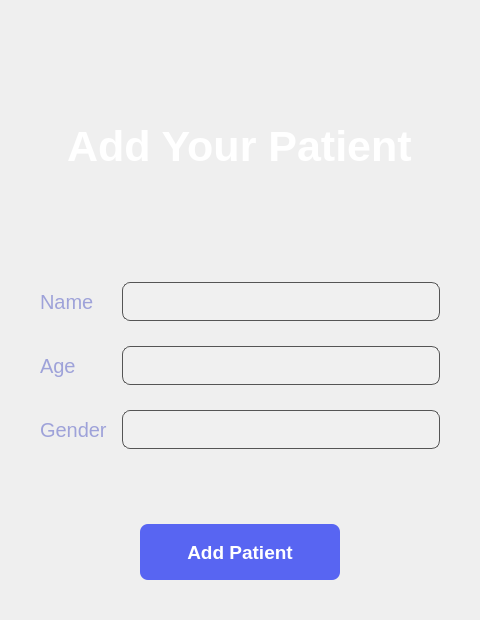
<?xml version="1.0" encoding="UTF-8"?>
<ui version="4.0">
 <class>Dialog</class>
 <widget class="QDialog" name="Dialog">
  <property name="geometry">
   <rect>
    <x>0</x>
    <y>0</y>
    <width>480</width>
    <height>620</height>
   </rect>
  </property>
  <property name="windowTitle">
   <string>Dialog</string>
  </property>

  <!-- 🎨 Same Gradient & Style as Login -->
  <property name="styleSheet">
   <string notr="true">
     QDialog {
       background: qlineargradient(
         spread:pad,
         x1:0, y1:0,
         x2:0, y2:1,
         stop:0 #3a3a3a,
         stop:1 #0e0e0e
       );
     }

     QLabel {
       color: #ffffff;
       font-size: 15pt;
     }

     QLineEdit {
       background-color: rgba(255,255,255,0.08);
       color: #f5f5f5;
       font-size: 14pt;
       border: 1px solid #555;
       border-radius: 8px;
       padding: 6px 10px;
     }
     QLineEdit:focus {
       border: 1px solid #43b581;
       background-color: rgba(255,255,255,0.12);
     }

     QPushButton {
       background-color: #5865f2;
       color: #ffffff;
       font-size: 14pt;
       font-weight: bold;
       border: none;
       border-radius: 8px;
       padding: 10px;
       min-height: 36px;
     }
     QPushButton:hover {
       background-color: #4752c4;
     }

     QPushButton#signupbutton {
       background-color: #43b581;
       font-weight: bold;
     }
     QPushButton#signupbutton:hover {
       background-color: #3aa374;
     }

     QLabel#label_2,
     QLabel#label_3,
     QLabel#label_4 {
       color:rgb(158, 162, 217);;
     }
   </string>
  </property>

  <layout class="QVBoxLayout" name="mainLayout">
   <property name="spacing"><number>30</number></property>
   <property name="margin"><number>40</number></property>

   <!-- Title -->
   <item alignment="Qt::AlignHCenter">
    <widget class="QLabel" name="label">
     <property name="styleSheet">
      <string notr="true">font-size:32pt; font-weight:bold; color:#ffffff;</string>
     </property>
     <property name="text">
      <string>Add Your Patient</string>
     </property>
    </widget>
   </item>

   <!-- Form Fields -->
   <item>
    <layout class="QFormLayout" name="formLayout">
     <property name="horizontalSpacing"><number>15</number></property>
     <property name="verticalSpacing"><number>25</number></property>

     <!-- Name -->
     <item row="0" column="0">
      <widget class="QLabel" name="label_2">
       <property name="text"><string>Name</string></property>
      </widget>
     </item>
     <item row="0" column="1">
      <widget class="QLineEdit" name="name"/>
     </item>

     <!-- Age -->
     <item row="1" column="0">
      <widget class="QLabel" name="label_3">
       <property name="text"><string>Age</string></property>
      </widget>
     </item>
     <item row="1" column="1">
      <widget class="QLineEdit" name="age"/>
     </item>

     <!-- Gender -->
     <item row="2" column="0">
      <widget class="QLabel" name="label_4">
       <property name="text"><string>Gender</string></property>
      </widget>
     </item>
     <item row="2" column="1">
      <widget class="QLineEdit" name="gender"/>
     </item>
    </layout>
   </item>

   <!-- Add Patient Button -->
   <item alignment="Qt::AlignHCenter">
    <widget class="QPushButton" name="addPatientButton">
     <property name="minimumSize">
      <size><width>200</width><height>48</height></size>
     </property>
     <property name="text"><string>Add Patient</string></property>
    </widget>
   </item>
  </layout>
 </widget>
 <resources/>
 <connections/>
</ui>
